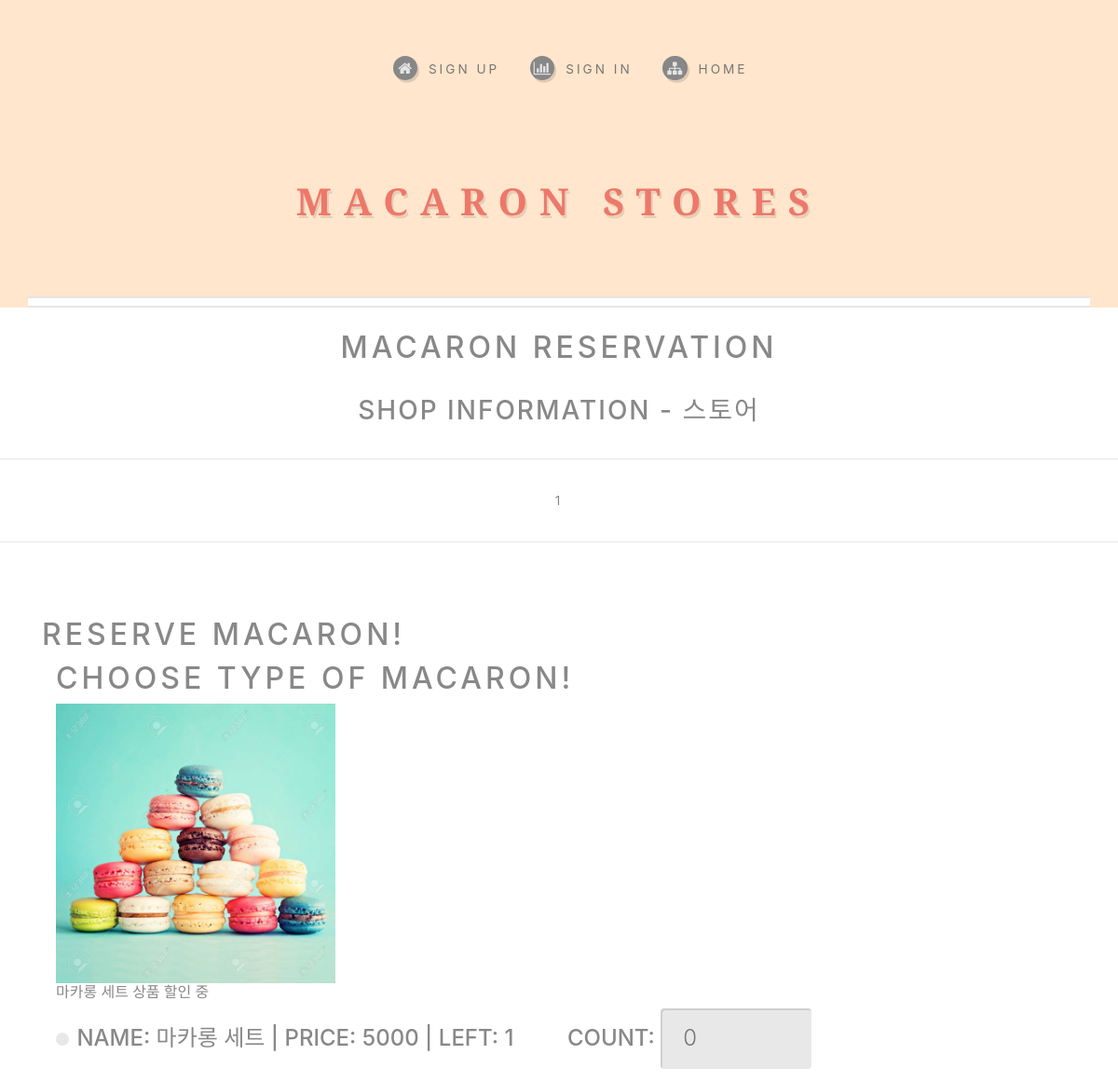
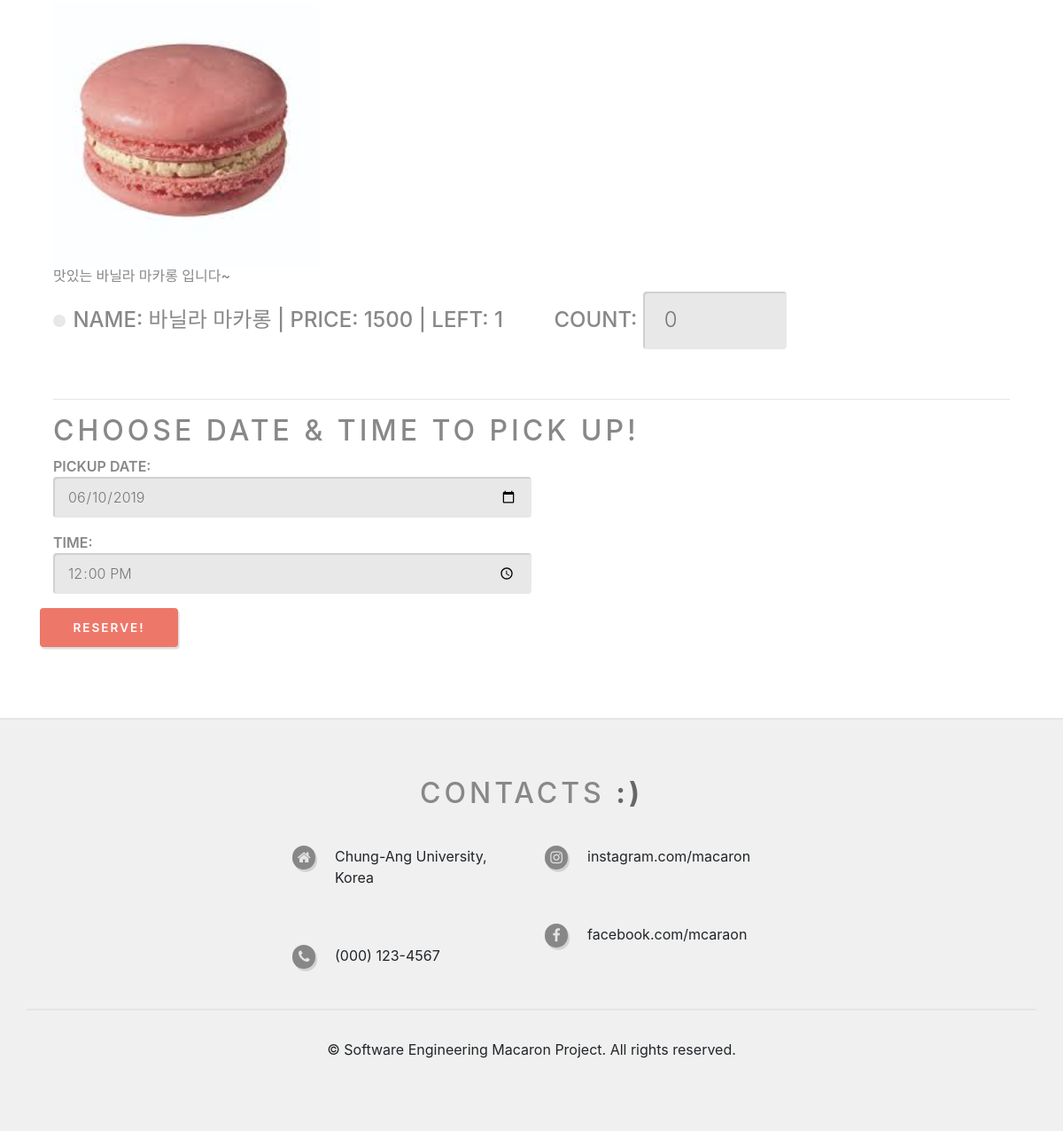
The page /reservation/reserve/3 on the database its author committed (2 pictures, top to bottom).
### store/models.py (models this page shows, shortened)
class Store(models.Model):
    objects=models.Manager()
    name=models.CharField(max_length=20)
    num=models.CharField(max_length=20)
    content = models.TextField()
    store_pic = models.ImageField(blank=False, upload_to="images/%Y/%m/%d")
    owner=models.ForeignKey(User,editable=False,on_delete=models.CASCADE,default='1')

class Macarons(models.Model):
    name=models.CharField(max_length=50)
    price=models.IntegerField(default=0)
    stock=models.IntegerField(default=0)
    store = models.ForeignKey(Store, on_delete=models.CASCADE)
    picture = models.ImageField(blank=False, upload_to="pictures/%Y/%m/%d")
    pic_content=models.CharField(max_length=200)
    class Meta:
        ordering =('name',)

### reservation/views.py (the view)
# urls.py: path('reserve/<int:pk>',reservation.views.reserve, name='reserve'),
def reserve(request, pk):
    store = get_object_or_404(Store, pk=pk)
    product_list = store.macarons_set.all()
    return render(request, 'show.html', {'product_list': product_list, 'store': store})

### reservation/templates/show.html (shortened to what this page needs)
{% extends 'base.html' %}
{% load staticfiles %}
{% block content %}
<section id="header">
        <div>
            <br>
            <h2>macaron reservation</h2><br>
            <h3>Shop Information - {{store.name}}</h3>
            <p class="row.aln-middle">
                <hr>
                <p>{{store.content}}</p>
            </p>
        </div>
    </section>
<hr>
<section id="main">
   <div class="container">
       <article class="box post">
           <header>
               <h2>Reserve Macaron!</h2>
            </header>
            <form action="{% url 'reservation:request_reservation' store.id%}" method="POST">
                <div class="container">
                    <h2>Choose Type of Macaron!</h2>
                    {%if product_list%}
                    {% for macaron in product_list %}
                    {%if macaron.picture %}
                     <img src="{{macaron.picture.url}}" height=300 alt="no image">
                        <h6>{{macaron.pic_content}}</h6>
                    {% else %}
                        <h5>no image</h5>
                     {% endif%}
                            <h4><div class="radio-wrap">
                                <input type="radio" name="choice" value="{{macaron.name}}">
                            </div>
                            Name: {{macaron.name}} | Price: {{macaron.price}} | Left: {{macaron.stock}}
                            &nbsp; &nbsp; &nbsp; &nbsp; Count: <input type="number" name="{{macaron.name}}" min="0" max="30" step="1" value=0 style="			border: 0;
                            background: #e8e8e8;
                            width: 15%;
                            box-shadow: inset 2px 2px 0px 0px rgba(0, 0, 0, 0.1);
                            border-radius: 4px;
                            padding: 0.75em 1em 0.75em 1em;"></h4>
                    {% endfor %}
                    {% else %}
                        <p>No macaron for reservation! TT</p>
                    {% endif%}
                    <br><hr>
                    <h2>Choose Date & Time to Pick Up!</h2>
                    <label>
                           <p> Pickup Date: <input type="date" name="date" value="2019-06-10"></p>
                            <p>Time: <input type="time" name="time" value="12:00"></p>
                    </label>
                    </div>
                    <div class="btn_center">
                        <p>
                        <input class="btn_s" type="submit" value="Reserve!">
                        </p>
                    </div>
            </form>
        </article>
   </div>
</section>
{% endblock %}

### store/static/assets/css/main.css (style rules this page uses)
html, body, div, span, applet, object, iframe, h1, h2, h3, h4, h5, h6, p, blockquote, pre, a, abbr, acronym, address, big, cite, code, del, dfn, em, img, ins, kbd, q, s, samp, small, strike, strong, sub, sup, tt, var, b, u, i, center, dl, dt, dd, ol, ul, li, fieldset, form, label, legend, table, caption, tbody, tfoot, thead, tr, th, td, article, aside, canvas, details, embed, figure, figcaption, footer, header, hgroup, menu, nav, output, ruby, section, summary, time, mark, audio, video { margin: 0; padding: 0; border: 0; font-size: 100%; font: inherit; vertical-align: baseline; }
article, aside, details, figcaption, figure, footer, header, hgroup, menu, nav, section { display: block; }
body { line-height: 1; }
body { -webkit-text-size-adjust: none; }
input, select, textarea { -moz-appearance: none; -webkit-appearance: none; -ms-appearance: none; appearance: none; }
*, *:before, *:after { box-sizing: inherit; }
body { background: #f0f0f0; }
body.is-preload *, body.is-preload *:before, body.is-preload *:after { -moz-animation: none !important; -webkit-animation: none !important; -ms-animation: none !important; animation: none !important; -moz-transition: none !important; -webkit-transition: none !important; -ms-transition: none !important; transition: none !important; }
body, input, textarea, select { font-family: 'Source Sans Pro'; font-weight: 300; color: #777; line-height: 1.65em; font-size: 15pt; }
h1, h2, h3, h4, h5, h6 { font-weight: 600; text-transform: uppercase; color: #888; }
h2 { font-size: 1.65em; font-weight: 400; letter-spacing: 4px; margin: 0 0 1.5em 0; line-height: 1.75em; }
h3 { font-size: 1em; letter-spacing: 2px; margin: 0 0 1.25em 0; }
hr { border: 0; border-top: solid 1px #ddd; }
p { text-align: justify; margin-bottom: 2em; }
.container { margin: 0 auto; max-width: 100%; width: 70em; }
@media screen and (max-width: 1680px) { .container { width: 68em; } }
@media screen and (max-width: 1280px) { .container { width: calc(100% - 80px); } }
section, article { margin-bottom: 3em; }
section > :last-child, article > :last-child, section:last-child, article:last-child { margin-bottom: 0; }
form label { font-weight: 600; text-transform: uppercase; color: #888; display: block; margin: 0 0 1em 0; }
input[type="button"], input[type="submit"], input[type="reset"], button, .button { -moz-transition: all 0.25s ease-in-out; -webkit-transition: all 0.25s ease-in-out; -ms-transition: all 0.25s ease-in-out; transition: all 0.25s ease-in-out; -webkit-appearance: none; position: relative; display: inline-block; background: #ed786a; color: #fff !important; text-transform: uppercase; border-radius: 4px; border: 0; outline: 0; font-size: 1em; box-shadow: 0.125em 0.175em 0 0 rgba(0, 0, 0, 0.125); font-weight: 600; text-align: center; font-size: 0.85em; letter-spacing: 2px; padding: 0.85em 2.75em 0.85em 2.75em; }
#page-wrapper > section { margin-bottom: 0; }
#header { position: relative; position: relative; background: #fff; text-align: center; }
#header p { text-transform: uppercase; font-weight: 400; color: #888; margin: 2.5em 0 0 0; font-size: 0.85em; letter-spacing: 3px; text-align: center; }
#main { position: relative; overflow: hidden; background: #fff; padding: 6em 0; }
@media screen and (max-width: 1680px) { body, input, textarea, select { font-size: 13pt; } }
@media screen and (max-width: 1280px) { body, input, textarea, select { font-size: 12pt; } }
@media screen and (max-width: 1280px) { #main { padding: 4em 0; } }

### reservation/templates/show.html (style rules this page uses)
form input[type="date"], form input[type="time"] { -moz-transition: background-color 0.25s ease-in-out; -webkit-transition: background-color 0.25s ease-in-out; -ms-transition: background-color 0.25s ease-in-out; transition: background-color 0.25s ease-in-out; -webkit-appearance: none; display: block; border: 0; background: #e8e8e8; width: 50%; box-shadow: inset 2px 2px 0px 0px rgba(0, 0, 0, 0.1); border-radius: 4px; line-height: 1.25em; padding: 0.75em 1em 0.75em 1em; }
div.radio-wrap { display: inline-flex; align-items: center; }
input[type='radio'], input[type='radio']:checked { appearance: none; width: 0.9rem; height: 0.9rem; border-radius: 100%; margin-right: 0.1rem; }
input[type='radio'] { background-color: #e8e8e8; }

### rows shown on the page
Store: name "스토어", content "1"
Macarons: picture (picture), pic_content "마카롱 세트 상품 할인 중", name "마카롱 세트", price "5000", stock "1"
Macarons: picture (picture), pic_content "맛있는 바닐라 마카롱 입니다~", name "바닐라 마카롱", price "1500", stock "1", name "0"
